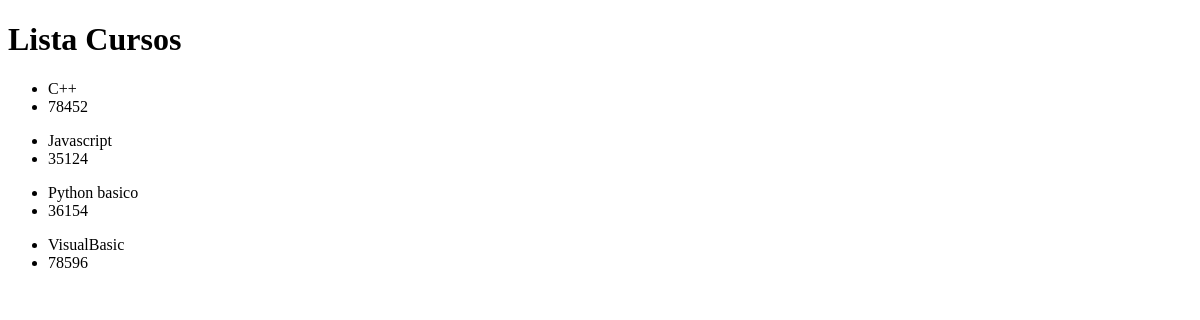
/app-coder/lista-cursos/, run on an earlier commit of the app's database.
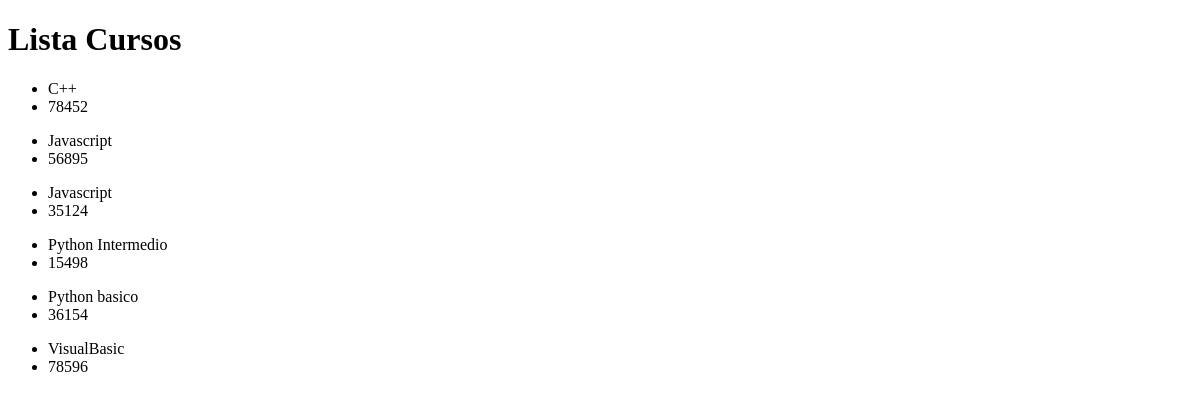
And on a later commit of the database.
### App_Coder/models.py (models this page shows, shortened)
class Curso(models.Model):
    nombre = models.CharField(max_length=50)
    camada = models.IntegerField()
    class Meta():
        verbose_name = 'Course'
        verbose_name_plural= 'My Courses'
        ordering = ('nombre', '-camada')
        unique_together = ('nombre', 'camada')

### App_Coder/views.py (the view)
# urls.py: path('lista-cursos/', lista_curso),
def lista_curso(self):
    lista = Curso.objects.all()
    return render(self, "lista_cursos.html",  {"lista_cursos": lista})

### App_Coder/templates/lista_cursos.html (shortened to what this page needs)
<!DOCTYPE html>
<html lang="en">
<head>
</head>
<body>
    <h1>Lista Cursos</h1>
    <ul>
        {% for curso in lista_cursos  %}
            <li>{{curso.nombre}}</li>
            <li>{{curso.camada}}</li>
        {% endfor %}
</body>
</html>

What changed in the data, as far as the page shows it:
added Curso: nombre "Javascript", camada "56895"
added Curso: nombre "Python Intermedio", camada "15498"
